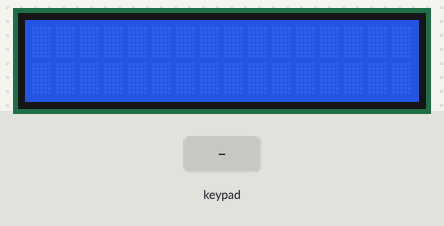
Bench run of a sketch on a simulated Arduino Uno, built with avr-gcc and run on an emulated ATmega328P. Parts: 16×2 character LCD. Inputs (shaded band) come from the test bench.

Above: at 1.2 s.
1.3 s: keypad keys 7 + 5 = pressed 0.4 s apart
At 2.9 s:
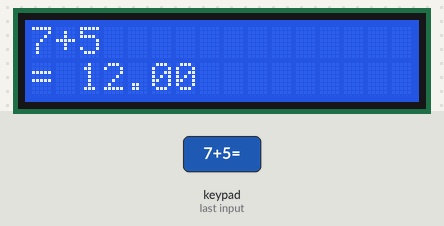
5.9 s: key '*' pressed
At 6.2 s:
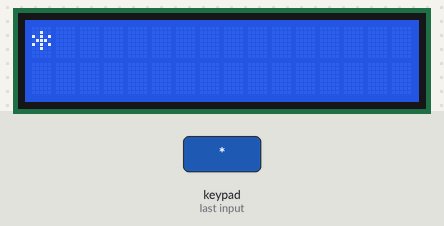
7.4 s: keypad keys 6 * 7 = pressed 0.4 s apart
At 9.7 s:
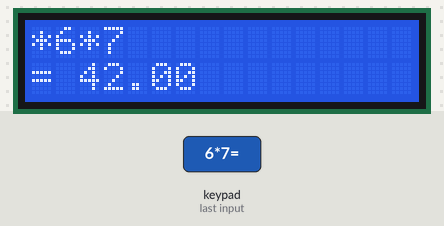
12.0 s: key '=' pressed
At 12.5 s:
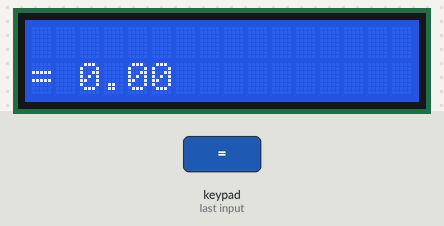
15.0 s: keypad keys 8 / 2 = pressed 0.4 s apart
At 16.9 s:
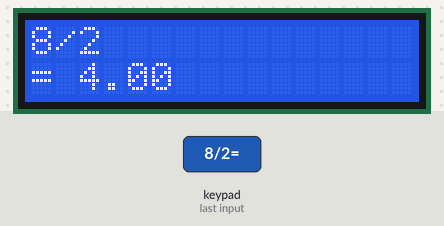
19.6 s: keypad keys 6 * 7 = pressed 0.4 s apart
At 21.3 s:
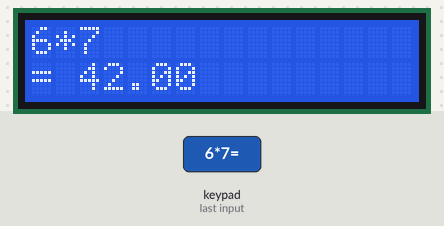
Timing chart, 0 to 22.8 s (numbered marks = the images above; inputs shaded):
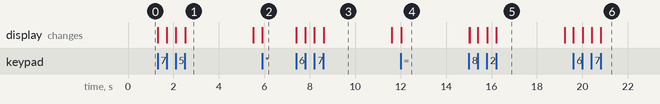

The sketch:

R64._Keypad-Based_Math_Calculator.ino
```cpp
#include <Keypad.h>
#include <LiquidCrystal_I2C.h>

// Define LCD address and size
LiquidCrystal_I2C lcd(0x27, 16, 2);

// Define keypad rows and columns
const byte ROWS = 4;
const byte COLS = 4;

// Define the key layout
char keys[ROWS][COLS] = {
  {'1', '2', '3', '+'},
  {'4', '5', '6', '-'},
  {'7', '8', '9', '*'},
  {'C', '0', '=', '/'}
};

// Define keypad row and column pins (connected to sensor shield)
byte rowPins[ROWS] = {9, 8, 7, 6};
byte colPins[COLS] = {5, 4, 3, 2};

// Initialize the Keypad
Keypad keypad = Keypad(makeKeymap(keys), rowPins, colPins, ROWS, COLS);

// Variables for calculations
String input = "";
char operation;
int num1 = 0, num2 = 0;

void setup() {
  lcd.init();   // Initialize LCD
  lcd.backlight();    // Turn on backlight
  lcd.setCursor(0, 0);
  lcd.clear();
}

void loop() {
  char key = keypad.getKey(); // Read key press

  if (key) {
    if (key >= '0' && key <= '9') {
      // Store numbers
      lcd.print(key);
      input += key;
    }
    else if (key == '+' || key == '-' || key == '*' || key == '/') {
      // Store first number and operation
      num1 = input.toInt();
      operation = key;
      input = "";
      lcd.print(operation);
    }
    else if (key == '=') {
      // Store second number and perform calculation
      num2 = input.toInt();
      float result = 0;

      if (operation == '+') result = num1 + num2;
      else if (operation == '-') result = num1 - num2;
      else if (operation == '*') result = num1 * num2;
      else if (operation == '/' && num2 != 0) result = num1 / num2;

      lcd.setCursor(0, 1);
      lcd.print("= ");
      lcd.print(result);

      input = "";
      delay(3000);
      lcd.clear();
    }
    else if (key == 'C') {
      // Clear input and reset
      input = "";
      lcd.clear();
    }
  }
}
```

Measured:
- after the input at 1.3 s, the display: first changes at once (image 1 shows a later state)
- after the input at 5.9 s, the display: changes at once (image 2)
- after the input at 7.4 s, the display: first changes at once (image 3 shows a later state)
- after the input at 12.0 s, the display: changes at once (image 4)
- after the input at 15.0 s, the display: first differs from a run without the input at once (image 5 shows a later state)
- after the input at 19.6 s, the display: first changes at once (image 6 shows a later state)
- what the display in image 1 shows lasts 3.0 s, from 2.5 s to 5.5 s
